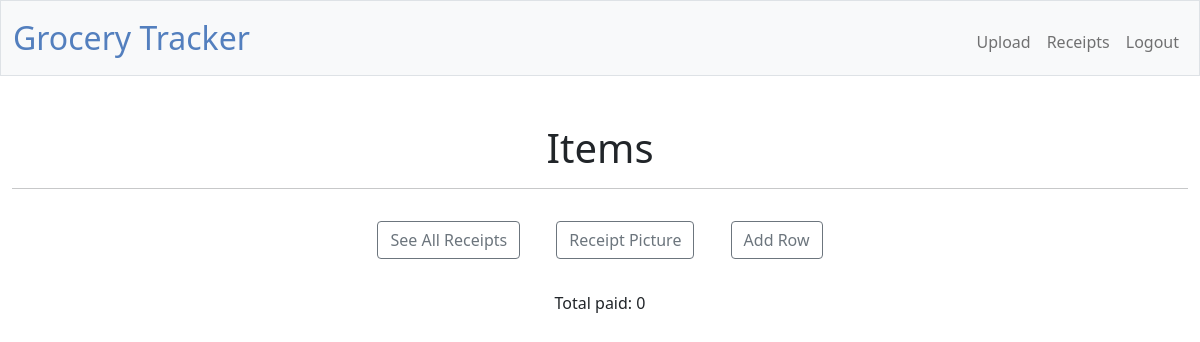
Before: /items?receipt_id=82 (signed in) with the older database file.
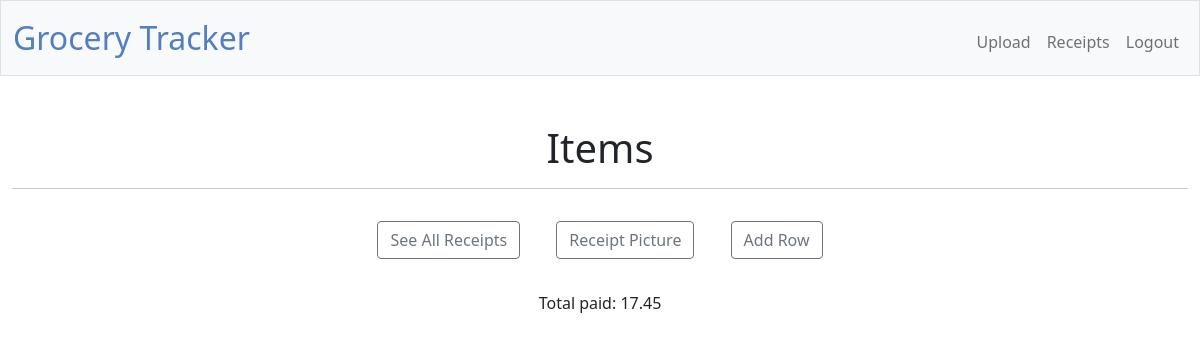
After: the same page with the newer database file.
### g_tracker/models.py (models this page shows, shortened)
class Receipt(db.Model):
    __tablename__ = "receipt"
    receipt_id = db.Column(db.Integer, primary_key=True)
    person_id = db.Column(db.Integer, db.ForeignKey("person.person_id"), nullable=False)
    shop_name = db.Column(db.Text, index=True)
    total = db.Column(db.Float, nullable=False)
    shopping_date = db.Column(db.DateTime)
    person = db.relationship("Person", backref="receipt")
    items = db.relationship("Item", backref="receipt", cascade="all, delete-orphan")
    scan = db.relationship("Scan")
    __table_args__ = (
        db.UniqueConstraint('person_id', 'shopping_date', name='_person_shopping_date_uc'),
    )

### g_tracker/item_table.py (the view)
@bp.route('/items')
@login_required
def items():
    receipt_id = request.args.get('receipt_id')
    if receipt_id:
        current_app.config['RECEIPT_ID'] = int(receipt_id)
    try:
        receipt_id = current_app.config.get('RECEIPT_ID', 1)
        receipt_total = db.session.execute(select(Receipt).where(Receipt.receipt_id == receipt_id)) \
                                            .first()[0].total
        print(f"RECEIPT TOTAL {receipt_total}")
    except:
        receipt_total = 0
    with current_app.app_context():
        return render_template('item_table.html', receipt_total=receipt_total)

### g_tracker/models.py (called while the page is built)
@login.user_loader
def load_user(person_id):
    return Person.query.get(int(person_id))

### g_tracker/templates/item_table.html (shortened to what this page needs)
{% extends "layout.html" %}
{% block main %}
    <div>
      <h1>Items</h1>
      <hr>
    </div>
    <a class="btn btn-outline-secondary m-3" href="{{ url_for('item_table.receipts') }}">See All Receipts</a>
    <a class="btn btn-outline-secondary m-3" href="{{ url_for('item_table.photo') }}" target="_blank">Receipt Picture</a>
    <button class="btn btn-outline-secondary m-3" id="add-row-button">Add Row</button>
    <div class="total-price mx-auto p-3">Total paid: {{receipt_total}}</div>
{% endblock %}

### g_tracker/templates/layout.html (shortened to what this page needs)
<!DOCTYPE html>
<html lang="en">
    <head>
        <link rel="stylesheet" href="https://cdnjs.cloudflare.com/ajax/libs/font-awesome/5.13.0/css/all.min.css">
        <link href="https://cdn.jsdelivr.net/npm/bootstrap@5.1.3/dist/css/bootstrap.min.css" rel="stylesheet">
        <link href="/static/styles.css" rel="stylesheet">
        <link href="https://unpkg.com/gridjs/dist/theme/mermaid.min.css" rel="stylesheet" />
    </head>
    <body>
        <nav class="bg-light border navbar navbar-expand-md navbar-light">
            <div class="container-fluid">
                <a class="navbar-brand" href="/"><span class="blue">Grocery Tracker</span></a>
                <div class="collapse navbar-collapse" id="navbar">
                    <ul class="navbar-nav ms-auto mt-2">
                        {% if current_user.is_anonymous %}
                        <li class="nav-item"><a class="nav-link" href="/">About</a></li>
                        {% else %}
                        <li class="nav-item"><a class="nav-link" href="/scan">Upload</a></li>
                        {% endif %}
                        {% if current_user.is_authenticated %}
                        <li class="nav-item"><a class="nav-link" href="/receipts">Receipts</a></li>
                        {% endif %}
                        {% if current_user.is_anonymous %}
                        <li class="nav-item"><a class="nav-link" href="/login">Login</a></li>
                        {% else %}
                        <li class="nav-item"><a class="nav-link" href="/logout">Logout</a></li>
                        {% endif %}
                    </ul>
                </div>
            </div>
        </nav>
        <main class="container-fluid py-5 text-center" id="content">
            {% block main %}{% endblock %}
        </main>
    </body>
</html>

### g_tracker/static/styles.css (style rules this page uses)
nav .navbar-brand { font-size: xx-large; }
nav .navbar-brand .blue { color: #537fbe; }

Changed rows visible on the page:
added Receipt: total "17.45"
Other visible differences:
{{ receipt_total }}: "0" → (not shown)
